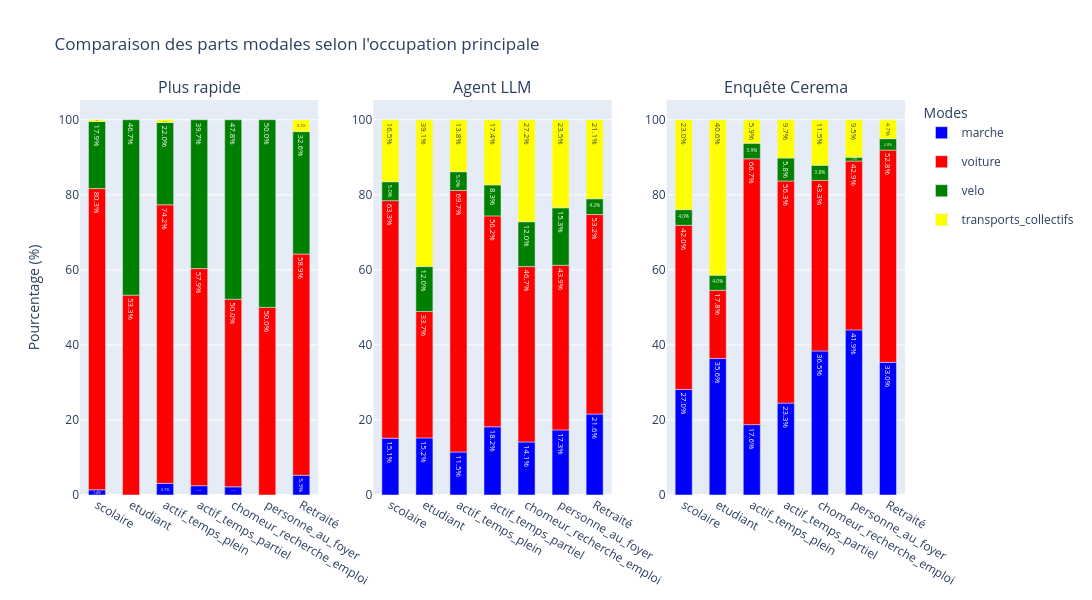

Notebook source saved alongside this figure:
### Code cell
bar_graph(moves, cerema["parts_modales_2023"]["occupation"], "Comparaison des parts modales selon l'occupation principale", x_name="Occupation principale")

### Figure 1 — Plotly figure (JSON) as saved in the notebook; plotly's stock layout.template omitted (floating-point values rounded to 4 significant figures)
{"data": [{"legendgroup": "marche", "marker": {"color": "blue"}, "name": "marche", "showlegend": true, "text": ["1.3761467889908259", "3.1026252983293556", "2.479338842975207", "2.1739130434782608", "5.263157894736842"], "textposition": "inside", "texttemplate": "%{text:.1f}%", "type": "bar", "x": ["scolaire", "actif_temps_plein", "actif_temps_partiel", "chomeur_recherche_emploi", "Retraité"], "xaxis": "x", "y": [3, 13, 3, 2, 10], "yaxis": "y"}, {"legendgroup": "voiture", "marker": {"color": "red"}, "name": "voiture", "showlegend": true, "text": ["80.27522935779817", "53.2608695652174", "74.22434367541766", "57.85123966942148", "50.0", "50.0", "58.94736842105262"], "textposition": "inside", "texttemplate": "%{text:.1f}%", "type": "bar", "x": ["scolaire", "etudiant", "actif_temps_plein", "actif_temps_partiel", "chomeur_recherche_emploi", "personne_au_foyer", "Retraité"], "xaxis": "x", "y": [175, 49, 311, 70, 46, 49, 112], "yaxis": "y"}, {"legendgroup": "velo", "marker": {"color": "green"}, "name": "velo", "showlegend": true, "text": ["17.889908256880734", "46.73913043478261", "21.957040572792362", "39.66942148760331", "47.82608695652174", "50.0", "32.631578947368425"], "textposition": "inside", "texttemplate": "%{text:.1f}%", "type": "bar", "x": ["scolaire", "etudiant", "actif_temps_plein", "actif_temps_partiel", "chomeur_recherche_emploi", "personne_au_foyer", "Retraité"], "xaxis": "x", "y": [39, 43, 92, 48, 44, 49, 62], "yaxis": "y"}, {"legendgroup": "transports_collectifs", "marker": {"color": "yellow"}, "name": "transports_collectifs", "showlegend": true, "text": ["0.45871559633027525", "0.7159904534606205", "3.1578947368421053"], "textposition": "inside", "texttemplate": "%{text:.1f}%", "type": "bar", "x": ["scolaire", "actif_temps_plein", "Retraité"], "xaxis": "x", "y": [1, 3, 6], "yaxis": "y"}, {"legendgroup": "marche", "marker": {"color": "blue"}, "name": "marche", "showlegend": false, "text": ["15.137614678899084", "15.217391304347828", "11.455847255369928", "18.181818181818183", "14.130434782608695", "17.346938775510203", "21.578947368421055"], "textposition": "inside", "texttemplate": "%{text:.1f}%", "type": "bar", "x": ["scolaire", "etudiant", "actif_temps_plein", "actif_temps_partiel", "chomeur_recherche_emploi", "personne_au_foyer", "Retraité"], "xaxis": "x2", "y": [33, 14, 48, 22, 13, 17, 41], "yaxis": "y2"}, {"legendgroup": "voiture", "marker": {"color": "red"}, "name": "voiture", "showlegend": false, "text": ["63.30275229357798", "33.69565217391305", "69.68973747016707", "56.19834710743802", "46.73913043478261", "43.87755102040816", "53.1578947368421"], "textposition": "inside", "texttemplate": "%{text:.1f}%", "type": "bar", "x": ["scolaire", "etudiant", "actif_temps_plein", "actif_temps_partiel", "chomeur_recherche_emploi", "personne_au_foyer", "Retraité"], "xaxis": "x2", "y": [138, 31, 292, 68, 43, 43, 101], "yaxis": "y2"}, {"legendgroup": "velo", "marker": {"color": "green"}, "name": "velo", "showlegend": false, "text": ["5.045871559633028", "11.956521739130435", "5.011933174224343", "8.264462809917356", "11.956521739130435", "15.306122448979592", "4.2105263157894735"], "textposition": "inside", "texttemplate": "%{text:.1f}%", "type": "bar", "x": ["scolaire", "etudiant", "actif_temps_plein", "actif_temps_partiel", "chomeur_recherche_emploi", "personne_au_foyer", "Retraité"], "xaxis": "x2", "y": [11, 11, 21, 10, 11, 15, 8], "yaxis": "y2"}, {"legendgroup": "transports_collectifs", "marker": {"color": "yellow"}, "name": "transports_collectifs", "showlegend": false, "text": ["16.51376146788991", "39.130434782608695", "13.842482100238662", "17.355371900826448", "27.173913043478258", "23.46938775510204", "21.052631578947366"], "textposition": "inside", "texttemplate": "%{text:.1f}%", "type": "bar", "x": ["scolaire", "etudiant", "actif_temps_plein", "actif_temps_partiel", "chomeur_recherche_emploi", "personne_au_foyer", "Retraité"], "xaxis": "x2", "y": [36, 36, 58, 21, 25, 23, 40], "yaxis": "y2"}, {"legendgroup": "marche", "marker": {"color": "blue"}, "name": "marche", "showlegend": false, "text": ["27.0", "35.64356435643564", "17.647058823529413", "23.300970873786408", "36.53846153846153", "41.904761904761905", "33.0188679245283"], "textposition": "inside", "texttemplate": "%{text:.1f}%", "type": "bar", "x": ["scolaire", "etudiant", "actif_temps_plein", "actif_temps_partiel", "chomeur_recherche_emploi", "personne_au_foyer", "Retraité"], "xaxis": "x3", "y": [27.0, 36.0, 18.0, 24.0, 38.0, 44.0, 35.0], "yaxis": "y3"}, {"legendgroup": "voiture", "marker": {"color": "red"}, "name": "voiture", "showlegend": false, "text": ["42.0", "17.82178217821782", "66.66666666666666", "56.310679611650485", "43.269230769230774", "42.857142857142854", "52.83018867924528"], "textposition": "inside", "texttemplate": "%{text:.1f}%", "type": "bar", "x": ["scolaire", "etudiant", "actif_temps_plein", "actif_temps_partiel", "chomeur_recherche_emploi", "personne_au_foyer", "Retraité"], "xaxis": "x3", "y": [42.0, 18.0, 68.0, 58.0, 45.0, 45.0, 56.0], "yaxis": "y3"}, {"legendgroup": "velo", "marker": {"color": "green"}, "name": "velo", "showlegend": false, "text": ["4.0", "3.9603960396039604", "3.9215686274509802", "5.825242718446602", "3.8461538461538463", "0.9523809523809524", "2.8301886792452833"], "textposition": "inside", "texttemplate": "%{text:.1f}%", "type": "bar", "x": ["scolaire", "etudiant", "actif_temps_plein", "actif_temps_partiel", "chomeur_recherche_emploi", "personne_au_foyer", "Retraité"], "xaxis": "x3", "y": [4.0, 4.0, 4.0, 6.0, 4.0, 1.0, 3.0], "yaxis": "y3"}, {"legendgroup": "transports_collectifs", "marker": {"color": "yellow"}, "name": "transports_collectifs", "showlegend": false, "text": ["23.0", "40.5940594059406", "5.88235294117647", "9.70873786407767", "11.538461538461538", "9.523809523809524", "4.716981132075472"], "textposition": "inside", "texttemplate": "%{text:.1f}%", "type": "bar", "x": ["scolaire", "etudiant", "actif_temps_plein", "actif_temps_partiel", "chomeur_recherche_emploi", "personne_au_foyer", "Retraité"], "xaxis": "x3", "y": [23.0, 41.0, 6.0, 10.0, 12.0, 10.0, 5.0], "yaxis": "y3"}], "layout": {"annotations": [{"font": {"size": 16}, "showarrow": false, "text": "Plus rapide", "x": 0.1444, "xanchor": "center", "xref": "paper", "y": 1, "yanchor": "bottom", "yref": "paper"}, {"font": {"size": 16}, "showarrow": false, "text": "Agent LLM", "x": 0.5, "xanchor": "center", "xref": "paper", "y": 1, "yanchor": "bottom", "yref": "paper"}, {"font": {"size": 16}, "showarrow": false, "text": "Enquête Cerema", "x": 0.8556, "xanchor": "center", "xref": "paper", "y": 1, "yanchor": "bottom", "yref": "paper"}], "bargap": 0.5, "barmode": "relative", "barnorm": "percent", "height": 600, "legend": {"title": {"text": "Modes"}}, "title": {"text": "Comparaison des parts modales selon l'occupation principale"}, "width": 1300, "xaxis": {"anchor": "y", "categoryarray": ["scolaire", "etudiant", "actif_temps_plein", "actif_temps_partiel", "chomeur_recherche_emploi", "personne_au_foyer", "Retraité"], "categoryorder": "array", "domain": [0, 0.2889], "showgrid": false, "type": "category"}, "xaxis2": {"anchor": "y2", "categoryarray": ["scolaire", "etudiant", "actif_temps_plein", "actif_temps_partiel", "chomeur_recherche_emploi", "personne_au_foyer", "Retraité"], "categoryorder": "array", "domain": [0.3556, 0.6444], "showgrid": false, "type": "category"}, "xaxis3": {"anchor": "y3", "categoryarray": ["scolaire", "etudiant", "actif_temps_plein", "actif_temps_partiel", "chomeur_recherche_emploi", "personne_au_foyer", "Retraité"], "categoryorder": "array", "domain": [0.7111, 1], "showgrid": false, "type": "category"}, "yaxis": {"anchor": "x", "domain": [0, 1], "title": {"text": "Pourcentage (%)"}}, "yaxis2": {"anchor": "x2", "domain": [0, 1]}, "yaxis3": {"anchor": "x3", "domain": [0, 1]}}}
